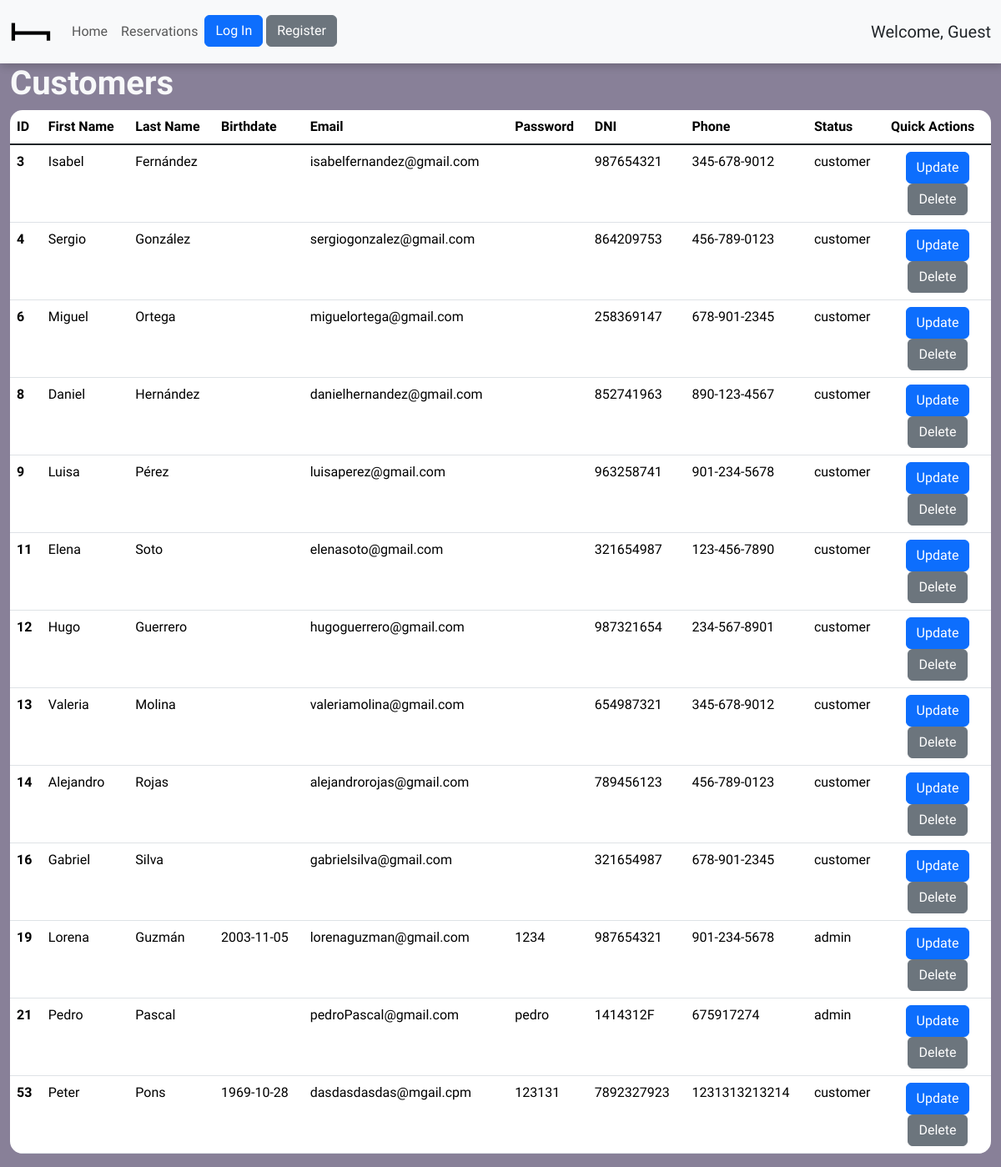
Screenshot of /forms/form_customers_select.php with the database file from the repository.
### tables this page shows
CREATE TABLE `041_customers` (
  `customer_id` int NOT NULL AUTO_INCREMENT,
  `customer_fname` varchar(100) DEFAULT NULL,
  `customer_lname` varchar(100) DEFAULT NULL,
  `customer_dni` varchar(100) DEFAULT NULL,
  `customer_email` varchar(100) DEFAULT NULL UNIQUE,
  `customer_phone` varchar(100) DEFAULT NULL,
  `customer_birthdate` date DEFAULT NULL,
  `customer_password` varchar(255) DEFAULT NULL,
  `customer_status` set('customer','admin','disabled') NOT NULL DEFAULT 'customer',
  PRIMARY KEY(`customer_id`)
);

### db/db_customers_select_table.php (the view, shortened to what this page needs)
<?php
include("../db/db_connection.php");
$sql_query =
  "
SELECT * FROM 041_customers WHERE !( customer_status = 'disabled');
";
$result = mysqli_query($mysqli, $sql_query);
$customers  = mysqli_fetch_all($result, MYSQLI_ASSOC);
?>
<div class="table-responsive">
  <table class="table table-responsive table-hover h-100 table-border">
    <thead>
      <tr>
        <th scope="col">ID</th>
        <th scope="col">First Name</th>
        <th scope="col">Last Name</th>
        <th scope="col">Birthdate</th>
        <th scope="col">Email</th>
        <th scope="col">Password</th>
        <th scope="col">DNI</th>
        <th scope="col">Phone</th>
        <th scope="col">Status</th>
        <th scope="col">Quick Actions</th>
      </tr>
    </thead>
    <tbody class="table-group-divider ">
      <?php
      foreach ($customers as $customer) {
        echo '<tr> <th scope="row">';
        echo $customer['customer_id'];
        echo "</th> <td>";
        echo $customer['customer_fname'];
        echo "</td> <td>";
        echo $customer['customer_lname'];
        echo "</td> <td>";
        echo $customer['customer_birthdate'];
        echo "</td> <td>";
        echo $customer['customer_email'];
        echo "</td> <td>";
        echo $customer['customer_password'];
        echo "</td> <td>";
        echo $customer['customer_dni'];
        echo "</td> <td>";
        echo $customer['customer_phone'];
        echo "</td> <td>";
        echo $customer['customer_status'];
        echo "</td> <td>";
      ?>
       <div class="d-flex text-center  flex-column align-items-center justify-content-center ">
        <form action="../forms/form_customers_update.php" method="POST">
          <button class="btn btn-primary">Update</button>
        </form>
        <form action="../forms/form_customers_delete.php" method="POST">
          <button class="btn btn-secondary">Delete</button>
        </form>
        </div>
      <?php
        echo "</td>";
      }
      ?>
  </table>
</div>

### forms/form_customers_select.php (shortened to what this page needs)
<!DOCTYPE html>
<html lang="en">
<head>
    <link rel="stylesheet" href="../css/style.css">
</head>
<body>
    <?php include("../header.php") ?>
    <div class="container-fluid content">
    <h1 class="white ">Customers</h1>
    <?php
    include("../db/db_customers_select_table.php");
    ?>
    </div>
</body>
</html>

### header.php (shortened to what this page needs)
<!doctype html>
<html lang="en">
<head>
  <link rel="stylesheet" href="/student041/dwes/css/style.css">
  <link href="https://cdn.jsdelivr.net/npm/bootstrap@5.3.2/dist/css/bootstrap.min.css" rel="stylesheet">
</head>
<body>
  <nav class="navbar navbar-expand-lg bg-body-tertiary fixed-top">
    <div class="container-fluid">
      <a class="navbar-brand" href="#">
        <img src="/student041/dwes/img/temp_logo.png" alt="Bootstrap" width="50" height="50">
      </a>
      <div class="collapse navbar-collapse" id="navbarSupportedContent">
        <ul class="navbar-nav me-auto mb-2 mb-lg-0">
          <li class="nav-item">
            <a class="nav-link" aria-current="page" href="/student041/dwes/index.php">Home</a>
          </li>
          <li class="nav-item">
            <a class="nav-link" href="/student041/dwes/forms/form_reservations_client.php">Reservations</a>
          </li>
          <?php
          if (!isset($_SESSION["login_id"])) {
          ?>
            <li class="nav-item">
              <a href="/student041/dwes/forms/form_log_in.php"><button class="btn btn-primary">Log In</button></a>
              <a href="/student041/dwes/forms/form_log_in.php"><button class="btn btn-secondary">Register</button></a>
            </li> <?php
                } else {
                  ?>
            <li class="nav-item">
              <a href="/student041/dwes/forms/form_log_out.php"><button class="btn btn-primary">Log Out</button></a>
            </li> <?php
                }
                  ?>
        </ul>
        <h5 class="navbar-nav ml-auto mb-2 mb-lg-0 d-none d-lg-block d-xl-block d-xxl-block mw-5">
          Welcome, <?php
                    $name =  ($_SESSION['login_fname'] ?? "Guest ") . " " . ($_SESSION['login_lname'] ?? "");
                    echo $name;
                    ?>
        </h5>
      </div>
    </div>
  </nav>
</body>
</html>

### css/style.css (style rules this page uses)
body { padding: 0; margin: 0; background-color: #888098 !important; font-family: "Gabarito", sans-serif !important; background-repeat: no-repeat; background-attachment: fixed; background-position: center; background-size: cover; z-index: 0 !important; }
.table-border { border-radius: 15px !important; overflow: hidden !important; }
.navbar { z-index: 1 !important; }
.content { padding-top: 76px !important; }
.navbar { box-shadow: 2px 2px 10px 1px rgba(0, 0, 0, 0.2); }
h1 { font-size: 40pt; font-family: "Gabarito", sans-serif !important; font-weight: 600 !important; }
th { text-transform: capitalize; }
.white { color: #f8f9fa !important; }

### rows the page displays
041_customers: customer_id "3", customer_fname "Isabel", customer_lname "Fernández", customer_email "isabelfernandez@gmail.com", customer_dni "987654321", customer_phone "345-678-9012", customer_status "customer"
041_customers: customer_id "4", customer_fname "Sergio", customer_lname "González", customer_email "sergiogonzalez@gmail.com", customer_dni "864209753", customer_phone "456-789-0123", customer_status "customer"
041_customers: customer_id "6", customer_fname "Miguel", customer_lname "Ortega", customer_email "miguelortega@gmail.com", customer_dni "258369147", customer_phone "678-901-2345", customer_status "customer"
041_customers: customer_id "8", customer_fname "Daniel", customer_lname "Hernández", customer_email "danielhernandez@gmail.com", customer_dni "852741963", customer_phone "890-123-4567", customer_status "customer"
041_customers: customer_id "9", customer_fname "Luisa", customer_lname "Pérez", customer_email "luisaperez@gmail.com", customer_dni "963258741", customer_phone "901-234-5678", customer_status "customer"
041_customers: customer_id "11", customer_fname "Elena", customer_lname "Soto", customer_email "elenasoto@gmail.com", customer_dni "321654987", customer_phone "123-456-7890", customer_status "customer"
041_customers: customer_id "12", customer_fname "Hugo", customer_lname "Guerrero", customer_email "hugoguerrero@gmail.com", customer_dni "987321654", customer_phone "234-567-8901", customer_status "customer"
041_customers: customer_id "13", customer_fname "Valeria", customer_lname "Molina", customer_email "valeriamolina@gmail.com", customer_dni "654987321", customer_phone "345-678-9012", customer_status "customer"
041_customers: customer_id "14", customer_fname "Alejandro", customer_lname "Rojas", customer_email "alejandrorojas@gmail.com", customer_dni "789456123", customer_phone "456-789-0123", customer_status "customer"
041_customers: customer_id "16", customer_fname "Gabriel", customer_lname "Silva", customer_email "gabrielsilva@gmail.com", customer_dni "321654987", customer_phone "678-901-2345", customer_status "customer"
041_customers: customer_id "19", customer_fname "Lorena", customer_lname "Guzmán", customer_birthdate "2003-11-05", customer_email "lorenaguzman@gmail.com", customer_password "1234", customer_dni "987654321", customer_phone "901-234-5678", customer_status "admin"
041_customers: customer_id "21", customer_fname "Pedro", customer_lname "Pascal", customer_email "pedroPascal@gmail.com", customer_password "pedro", customer_dni "1414312F", customer_phone "675917274", customer_status "admin"
041_customers: customer_id "53", customer_fname "Peter", customer_lname "Pons", customer_birthdate "1969-10-28", customer_email "dasdasdasdas@mgail.cpm", customer_password "123131", customer_dni "7892327923", customer_phone "1231313213214", customer_status "customer"

### other values shown
$name "Guest"
